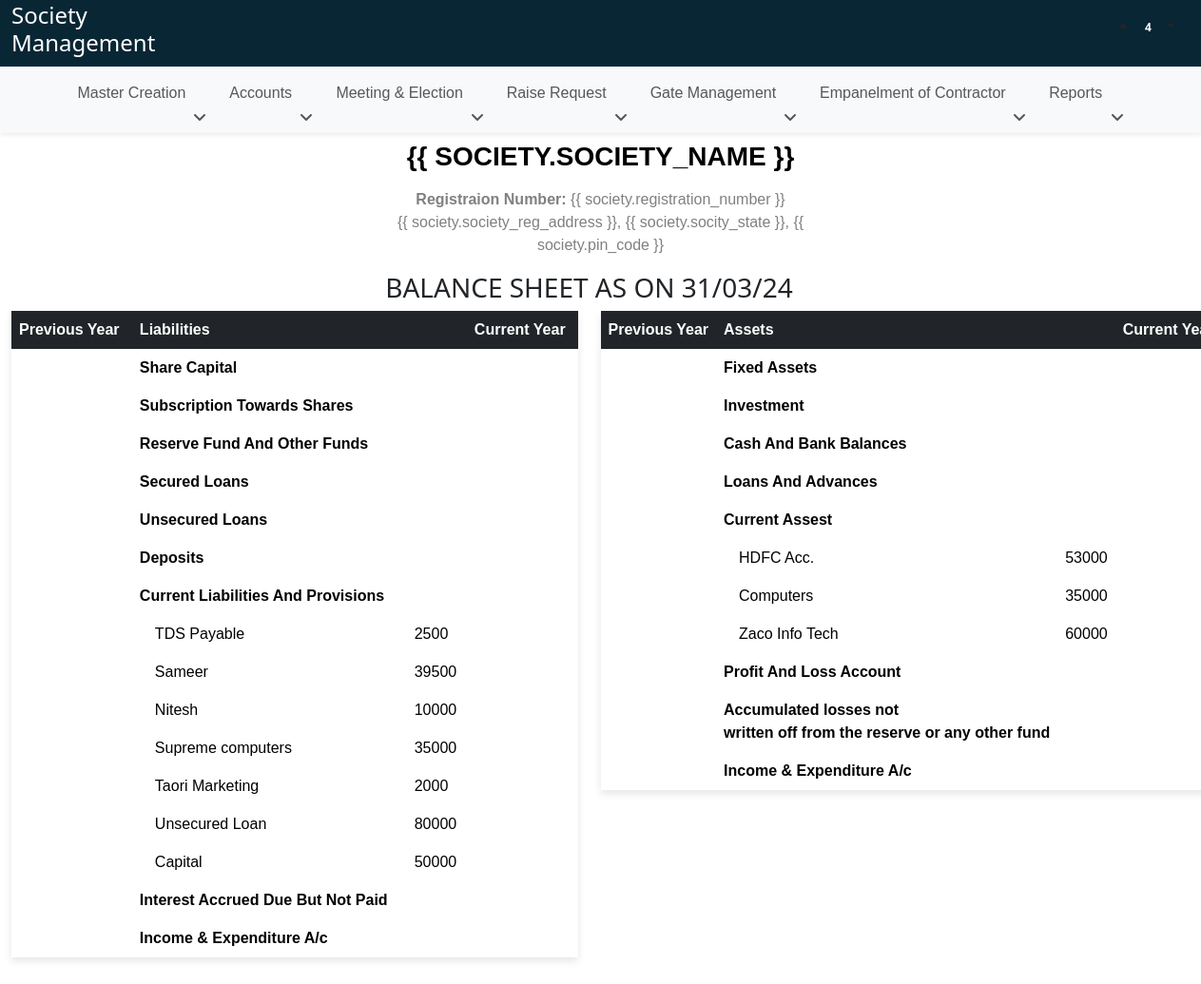
Page /balance_sheet/ on the committed database.
### SocietyApi/models.py (models this page shows, shortened)
class Ledger(models.Model):
    ledger_name = models.CharField(max_length=200)
    nature = models.CharField(max_length=200)
    gst_number = models.CharField(max_length=200)
    alis = models.CharField(max_length=200)
    based_on = models.CharField(max_length=200, null=True, blank=True)
    contact_person_name = models.CharField(max_length=200)
    group_name = models.CharField(max_length=200)
    area = models.CharField(max_length=200, null=True, blank=True)
    contact_person_number = models.CharField(max_length=200)
    pan_number = models.CharField(max_length=200)
    fixed = models.CharField(max_length=200, null=True, blank=True)
    contact_person_email = models.CharField(max_length=200)
    address = models.CharField(max_length=200)
    country = models.CharField(max_length=200)
    state = models.CharField(max_length=200)
    city = models.CharField(max_length=200)
    pin_code = models.CharField(max_length=200)
    beneficiary_name = models.CharField(max_length=200)
    account_no = models.CharField(max_length=200)
    ifsc_code = models.CharField(max_length=200)
    bank_name = models.CharField(max_length=200)
    branch_name = models.CharField(max_length=200, null=True, blank=True)
    opening_balance = models.CharField(max_length=200)
    dr_cr = models.CharField(max_length=200)

### SocietyApp/views.py (the view)
# urls.py: path('balance_sheet/', views.balance_sheet, name='balance_sheet'),
def balance_sheet(request):
    datatable_columns = [0, 1]
    group1 = defaultdict(list)
    all_cost_center_group = get_all_child_investments(Childs.objects.get(name="Subscription Towards Shares"), cost_center=False, balance_sheet=True)
    all_cost_center_group.append("Subscription Towards Shares")
    filtered_ledgers = Ledger.objects.filter(group_name__in=all_cost_center_group)
    for ledger in filtered_ledgers:
        group1[ledger.group_name].append(ledger.ledger_name)
    group1 = dict(group1)
    group2 = defaultdict(list)
    all_cost_center_group = get_all_child_investments(Childs.objects.get(name="Reserve Fund And Other Funds"), cost_center=False, balance_sheet=True)
    all_cost_center_group.append("Reserve Fund And Other Funds")
    filtered_ledgers = Ledger.objects.filter(group_name__in=all_cost_center_group)
    for ledger in filtered_ledgers:
        group2[ledger.group_name].append(ledger.ledger_name)
    group2 = dict(group2)
    group3 = defaultdict(list)
    all_cost_center_group = get_all_child_investments(Childs.objects.get(name="Secured Loans"), cost_center=False, balance_sheet=True)
    all_cost_center_group.append("Secured Loans")
    filtered_ledgers = Ledger.objects.filter(group_name__in=all_cost_center_group)
    for ledger in filtered_ledgers:
        group3[ledger.group_name].append(ledger.ledger_name)
    group3 = dict(group3)
    group4 = defaultdict(list)
    all_cost_center_group = get_all_child_investments(Childs.objects.get(name="Unsecured Loans"), cost_center=False, balance_sheet=True)
    all_cost_center_group.append("Unsecured Loans")
    filtered_ledgers = Ledger.objects.filter(group_name__in=all_cost_center_group)
    for ledger in filtered_ledgers:
        group4[ledger.group_name].append(ledger.ledger_name)
    group4 = dict(group4)
    group5 = defaultdict(list)
    all_cost_center_group = get_all_child_investments(Childs.objects.get(name="Deposits"), cost_center=False, balance_sheet=True)
    all_cost_center_group.append("Deposits")
    filtered_ledgers = Ledger.objects.filter(group_name__in=all_cost_center_group)
    for ledger in filtered_ledgers:
        group5[ledger.group_name].append(ledger.ledger_name)
    group5 = dict(group5)
    group6 = defaultdict(list)
    all_cost_center_group = get_all_child_investments(Childs.objects.get(name="Current Liabilities And Provisions"), cost_center=False, balance_sheet=True)
    all_cost_center_group.append("Current Liabilities And Provisions")
    filtered_ledgers = Ledger.objects.filter(group_name__in=all_cost_center_group)
    for ledger in filtered_ledgers:
        group6[ledger.group_name].append(ledger.ledger_name)
    group6 = dict(group6)
    group7 = defaultdict(list)
    all_cost_center_group = get_all_child_investments(Childs.objects.get(name="Interest Accrued Due But Not Paid"), cost_center=False, balance_sheet=True)
    all_cost_center_group.append("Interest Accrued Due But Not Paid")
    filtered_ledgers = Ledger.objects.filter(group_name__in=all_cost_center_group)
    for ledger in filtered_ledgers:
        group7[ledger.group_name].append(ledger.ledger_name)
    group7 = dict(group7)
    group8 = defaultdict(list)
    all_cost_center_group = get_all_child_investments(Childs.objects.get(name="Fixed Assets"), cost_center=False, balance_sheet=True)
    all_cost_center_group.append("Fixed Assets")
    filtered_ledgers = Ledger.objects.filter(group_name__in=all_cost_center_group)
    for ledger in filtered_ledgers:
        group8[ledger.group_name].append(ledger.ledger_name)
    group8 = dict(group8)
    group9 = defaultdict(list)
    all_cost_center_group = get_all_child_investments(Childs.objects.get(name="Investment"), cost_center=False, balance_sheet=True)
    all_cost_center_group.append("Investment")
    filtered_ledgers = Ledger.objects.filter(group_name__in=all_cost_center_group)
    for ledger in filtered_ledgers:
        group9[ledger.group_name].append(ledger.ledger_name)
    group9 = dict(group9)
    group10 = defaultdict(list)
    all_cost_center_group = get_all_child_investments(Childs.objects.get(name="Cash And Bank Balances"), cost_center=False, balance_sheet=True)
    all_cost_center_group.append("Cash And Bank Balances")
    filtered_ledgers = Ledger.objects.filter(group_name__in=all_cost_center_group)
    for ledger in filtered_ledgers:
        group10[ledger.group_name].append(ledger.ledger_name)
    group10 = dict(group10)
    group11 = defaultdict(list)
    all_cost_center_group = get_all_child_investments(Childs.objects.get(name="Loans And Advances"), cost_center=False, balance_sheet=True)
    all_cost_center_group.append("Loans And Advances")
    filtered_ledgers = Ledger.objects.filter(group_name__in=all_cost_center_group)
    for ledger in filtered_ledgers:
        group11[ledger.group_name].append(ledger.ledger_name)
    group11 = dict(group11)
    group12 = defaultdict(list)
    all_cost_center_group = get_all_child_investments(Childs.objects.get(name="Current Assest"), cost_center=False, balance_sheet=True)
    all_cost_center_group.append("Current Assest")
    filtered_ledgers = Ledger.objects.filter(group_name__in=all_cost_center_group)
    for ledger in filtered_ledgers:
        group12[ledger.group_name].append(ledger.ledger_name)
    group12 = dict(group12)
    group13 = defaultdict(list)
    all_cost_center_group = get_all_child_investments(Childs.objects.get(name="Profit And Loss Account"), cost_center=False, balance_sheet=True)
    all_cost_center_group.append("Profit And Loss Account")
    filtered_ledgers = Ledger.objects.filter(group_name__in=all_cost_center_group)
    for ledger in filtered_ledgers:
        group13[ledger.group_name].append(ledger.ledger_name)
    group13 = dict(group13)
    unique_latest_ids = (
        GeneralLedger.objects.all()
        .values('from_ledger')
        .annotate(max_id=Max('id'))
        .values_list('max_id', flat=True)
    )
    unique_latest_entries = GeneralLedger.objects.filter(id__in=unique_latest_ids).values("from_ledger__ledger_name", 'balance', 'date')
    print("entries ------>", unique_latest_entries)
    return render(request, 'balance_sheet.html', {
        'datatable_columns': datatable_columns,
        'group1': group1,
        'group2': group2,
        'group3': group3,
        'group4': group4,
        'group5': group5,
        'group6': group6,
        'group7': group7,
        'group8': group8,
        'group9': group9,
        'group10': group10,
        'group11': group11,
        'group12': group12,
        'group13': group13,
        'unique_latest_entries': unique_latest_entries,
    })

### SocietyApp/context_processors.py (called while the page is built)
def global_context(request):
    society_exists = SocietyCreation.objects.exists()
    return {'society_exists': society_exists}

### SocietyApp/models.py (called while the page is built)
    def __str__(self):
        return self.name

### SocietyApp/views.py (called while the page is built)
def get_all_child_investments(parent, cost_center=False, balance_sheet=False):
    all_childs = []
    balance_sheet_childs = []
    def traverse_children(investment, depth=0):
        child = 0
        if cost_center:
            children = investment.cost_center.all()
        else:
            children = investment.children.all()
        if children:
            for child in children:
                show = f"{'→'* depth} {child}"
                if balance_sheet:
                    balance_sheet_childs.append(child)
                else:
                    all_childs.append(show)
                traverse_children(child, depth + 1)
    traverse_children(parent)
    if balance_sheet:
        return balance_sheet_childs
    return all_childs

### templates/balance_sheet.html (shortened to what this page needs)
{% extends 'base.html' %}
{% load static %}
{% block body %}
<div class="container-fluid mb-5">
    <div class="row">
        <div class="col-lg-5 ms-auto me-auto" id="societyHead">
          {% verbatim %}
          <div class="text-center mt-2" id="print-head">
            <h3 id="heading" style="color: #000 !important; font-family: 'Calibri', sans-serif;"><b>{{ society.society_name }}</b></h3>
            <p style="font-family: 'Calibri', sans-serif;" class="mt-3 p-0 mb-0 print-head-content"><b>Registraion Number: </b> <span>{{ society.registration_number }}</span></p>
            <p style="font-family: 'Calibri', sans-serif;" class="print-head-content">{{ society.society_reg_address }}, {{ society.socity_state }}, {{ society.pin_code }}</p>
          </div>
          {% endverbatim %}
    </div>
    <div class="row">
      <h3 class="text-center">BALANCE SHEET AS ON 31/03/24</h3>
      <div class="col-lg-6">
        <table class="table table-borderless">
          <thead class="dark-border table-dark">
            <tr>
              <th scope="col">Previous Year</th>
              <th scope="col">Liabilities</th>
              <th></th>
              <th scope="col">Current Year</th>
            </tr>
          </thead>
          <tbody>
            <tr>
              <td></td>
              <td><b>Share Capital</b></td>
              <td></td>
              <td></td>
            </tr>
            <tr>
            <tr>
              <td></td>
              <td><b>Subscription Towards Shares</b></td>
              <td></td>
              <td></td>
            </tr>
            </tr>
            <tr>
              <td></td>
              <td><b>Reserve Fund And Other Funds</b></td>
              <td></td>
              <td></td>
            </tr>
            <tr>
              <td></td>
              <td><b>Secured Loans</b></td>
              <td></td>
              <td></td>
            </tr>
            <tr>
              <td></td>
              <td><b>Unsecured Loans</b></td>
              <td></td>
              <td></td>
            </tr>
            <tr>
              <td></td>
              <td><b>Deposits</b></td>
              <td></td>
              <td></td>
            </tr>
            <tr>
              <td></td>
              <td><b>Current Liabilities And Provisions</b></td>
              <td></td>
              <td></td>
            </tr>
            {% for group, items in group6.items %}
              {% for item in items %}
              <tr>
                    {% for amt in unique_latest_entries %}
                        {% if amt.from_ledger__ledger_name == item %}
                            <td></td>
                            <td class="ps-4">
                              {{ item }}
                            </td>
                            <td>
                              {{ amt.balance }}
                            </td>
                            <td></td>
                        {% endif %}
                    {% endfor %}
              </tr>
                {% endfor %}
            {% endfor %}
            <tr>
              <td></td>
              <td><b>Interest Accrued Due But Not Paid</b></td>
              <td></td>
              <td></td>
            </tr>
            <tr>
              <td></td>
              <td><b>Income & Expenditure A/c</b></td>
              <td></td>
              <td></td>
            </tr>
          </tbody>
        </table>
      </div>
      <div class="col-lg-6">
        <table class="table table-borderless">
          <thead class="table-dark">
            <tr>
              <th scope="col">Previous Year</th>
              <th scope="col">Assets</th>
              <th></th>
              <th scope="col">Current Year</th>
            </tr>
          </thead>
          <tbody>
            <tr>
              <td></td>
              <td><b>Fixed Assets</b></td>
              <td></td>
              <td></td>
            </tr>
            <tr>
              <td></td>
              <td><b>Investment</b></td>
              <td></td>
              <td></td>
            </tr>
            <tr>
              <td></td>
              <td><b>Cash And Bank Balances</b></td>
              <td></td>
              <td></td>
            </tr>
            <tr>
              <td></td>
              <td><b>Loans And Advances</b></td>
              <td></td>
              <td></td>
            </tr>
            <tr>
              <td></td>
              <td><b>Current Assest</b></td>
              <td></td>
              <td></td>
            </tr>
            {% for group, items in group12.items %}
              {% for item in items %}
            <tr>
                  {% for amt in unique_latest_entries %}
                      {% if amt.from_ledger__ledger_name == item %}
                          <td></td>
                          <td class="ps-4">
                            {{ item }}
                          </td>
                          <td>
                            {{ amt.balance }}
                          </td>
                          <td></td>
                      {% endif %}
                  {% endfor %}
            </tr>
            {% endfor %}
            {% endfor %}
            <tr>
              <td></td>
              <td><b>Profit And Loss Account</b></td>
              <td></td>
              <td></td>
            </tr>
            <tr>
              <td></td>
              <td><b>Accumulated losses not <br>written off from the reserve or any other fund</b></td>
              <td></td>
            </tr>
            <tr>
              <td></td>
              <td><b>Income & Expenditure A/c</b></td>
              <td></td>
            </tr>
          </tbody>
        </table>
      </div>
    </div>
</div>
{% endblock body %}

### static/css/society_common.css (style rules this page uses)
* { margin: 0; padding: 0 }
p { color: grey }
#heading { text-transform: uppercase; color: #2b96f1; font-weight: bold; }
th, td { white-space: nowrap; }
table { border-collapse: collapse; width: 100%; font-family: 'Calibri', sans-serif; }
thead th { padding: 10px; text-align: left; font-weight: bold; }
thead th:nth-child(1), thead th:nth-child(2) { position: sticky; left: 0; z-index: 2; }
table { box-shadow: 0 4px 8px rgba(0, 0, 0, 0.1); }
* { box-sizing: border-box; margin: 0; padding: 0; }

### rows in the picture
Ledger: unique_latest_entries "TDS Payable"
Ledger: unique_latest_entries "Sameer"
Ledger: unique_latest_entries "Nitesh"
Ledger: unique_latest_entries "Supreme computers"
Ledger: unique_latest_entries "Taori Marketing"
Ledger: unique_latest_entries "Unsecured Loan"
Ledger: unique_latest_entries "Capital"
Ledger: unique_latest_entries "HDFC Acc."
Ledger: unique_latest_entries "Computers"
Ledger: unique_latest_entries "Zaco Info Tech"

### other values in the picture
{{ amt.balance }} "2500" "39500" "10000" "35000" "2000" "80000" "50000"
{{ amt.balance }} "53000" "35000" "60000"
